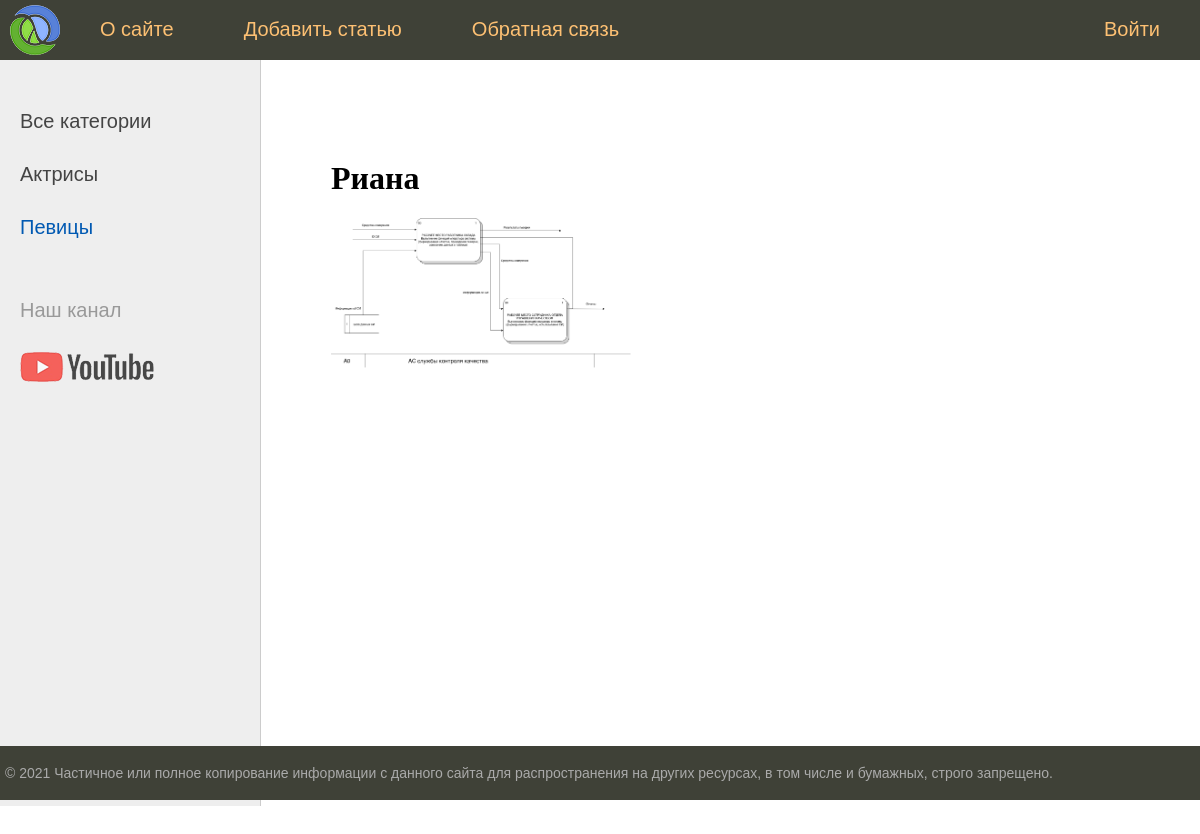
The app's page /post/riana/ with its own data.
### women/models.py (models this page shows, shortened)
class Category(models.Model):
    name = models.CharField(max_length=100, db_index=True, verbose_name='Категория')
    slug = models.SlugField(max_length=255, unique=True, db_index=True, verbose_name='URL')
    def get_absolute_url(self):
        return reverse('category', kwargs={'cat_id': self.id})
    class Meta:
        verbose_name = 'Категория'
        verbose_name_plural = 'Категории'
        ordering = ['name', ]

class Women(models.Model):
    title = models.CharField(max_length=255, verbose_name='Заголовок')
    slug = models.SlugField(max_length=255, unique=True, db_index=True, verbose_name='URL')
    content = models.TextField(blank=True, verbose_name='Текст статьи')
    photo = models.ImageField(upload_to='photos/%Y/%m/%d', verbose_name='Фото')
    time_create = models.DateTimeField(auto_now_add=True, verbose_name='Время создания')
    time_update = models.DateTimeField(auto_now=True, verbose_name='Время изменения')
    is_published = models.BooleanField(default=True, verbose_name='Публикация')
    cat = models.ForeignKey('Category', on_delete=models.PROTECT, verbose_name='Категория')
    class Meta:
        verbose_name = 'Известная женщина'
        verbose_name_plural = 'Известные женщины'
        ordering = ['time_create', 'title']

### women/views.py (the view)
# urls.py: path('post/<slug:post_slug>/', show_post, name='post'),
def show_post(request, post_slug):
    post = get_object_or_404(Women, slug=post_slug)
    context = {
        'post': post,
        'menu': menu,
        'title': post.title,
        'cat_selected': post.cat_id,
    }
    return render(request, 'women/post.html', context=context)

### women/templatetags/women_tags.py (called while the page is built)
@register.inclusion_tag('women/list_categories.html')
def show_categories(sort=None, cat_selected=0):
    if not sort:
        cats = Category.objects.all()
    else:
        cats = Category.objects.order_by(sort)
    return {"cats": cats, "cat_selected": cat_selected}

### women/templates/women/post.html (shortened to what this page needs)
{% extends 'women/base.html' %}
{% block content %}
<h1>{{ post.title }}</h1>
{% if post.photo %}
<p><img src="{{post.photo.url}}" alt="" class="img-article-left"></p>
{% endif %}
{% endblock %}

### women/templates/women/list_categories.html
{% for c in cats %}
{% if c.pk == cat_selected %}
<li class="selected">{{ c.name }}</li>
{% else %}
<li><a href="{{ c.get_absolute_url }}">{{ c.name }}</a></li>
{% endif %}
{% endfor %}

### women/static/women/css/styles.css (style rules this page uses)
html, body { font-family: 'Arial'; margin: 0; padding: 0; height: 100%; width: 100%; color: #444; }
a { color: #0059b2; text-decoration: none; }
img { max-width: 600px; height: auto; }
img.img-article-left { max-width: 300px; height: auto; float: left; padding: 0 10px 10px 0; }
.left-chapters ul li { margin: 30px 0 0 0; color: #999; }
.left-chapters ul li.selected { color: #0059b2; }
.left-chapters ul li a { color: #444; text-decoration: none; }
.content-text h1 { font-size: 32px; }

### records on screen
Category: name "Актрисы"
Category: name "Певицы"
Women: title "Риана", photo (picture)

### other values on screen
{{ m.title }} "О сайтe" "Добавить статью" "Обратная связь"
{{ m.title }} "Войти"
